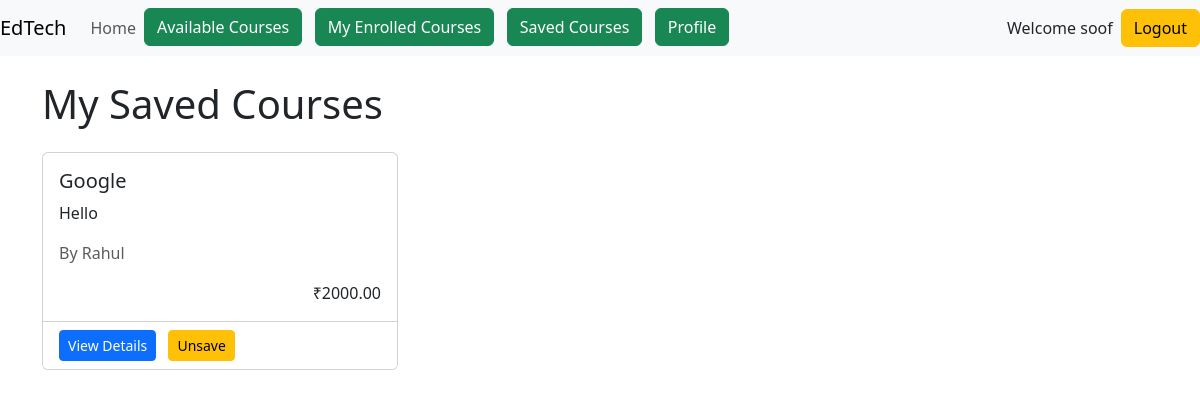
The page /courses/saved/ (signed in) on the database its author committed.
### accounts/models.py (models this page shows, shortened)
class User(AbstractUser):
    name = models.CharField(max_length=70, default='name')
    contact = models.CharField(max_length=13)
    user_type = models.CharField(
        max_length=1,
        choices=(
            ('I', "Instructor"),
            ('S', "Student"),
        ),
    )

### courses/models.py (models this page shows, shortened)
class SavedCourse(models.Model):
    course = models.ForeignKey(Course, on_delete=models.CASCADE)
    student = models.ForeignKey(User, on_delete=models.CASCADE)
    saved_on = models.DateTimeField(auto_now_add=True)
    class Meta:
        unique_together = ('course', 'student')

class Course(models.Model):
    instructor = models.ForeignKey(User, on_delete=models.CASCADE)
    title = models.CharField(max_length=200)
    description = models.TextField()
    category = models.CharField(max_length=100)
    price = models.DecimalField(max_digits=10, decimal_places=2)
    start_date = models.DateField()
    end_date = models.DateField()
    created_at = models.DateTimeField(auto_now_add=True)
    image = models.ImageField(upload_to='course_images/', blank=True, null=True)

### courses/views.py (the view)
# urls.py: path('saved/', views.saved_courses, name='saved_courses'),
@login_required
def saved_courses(request):
    if not is_student(request.user):
        messages.error(request, "Only students can view saved courses.")
        return redirect('home')
    saved_courses = SavedCourse.objects.filter(student=request.user)
    return render(request, 'courses/saved_courses.html', {'saved_courses': saved_courses})

### courses/views.py (called while the page is built)
def is_student(user):
    return user.is_authenticated and user.user_type == 'S'

### courses/templates/courses/saved_courses.html (shortened to what this page needs)
{% extends "base.html" %}
{% block main %}
<div class="container mt-4">
    <h1 class="mb-4">My Saved Courses</h1>
    <div class="row">
        {% for saved_course in saved_courses %}
        <div class="col-md-4 mb-4">
            <div class="card h-100">
                <div class="card-body">
                    <h5 class="card-title">{{ saved_course.course.title }}</h5>
                    <p class="card-text">{{ saved_course.course.description|truncatewords:20 }}</p>
                    <p class="text-muted">By {{ saved_course.course.instructor.username }}</p>
                    <span class="float-end">₹{{ saved_course.course.price }}</span>
                </div>
                <div class="card-footer bg-white">
                    <a href="{% url 'course_detail' saved_course.course.id %}" class="btn btn-sm btn-primary">View Details</a>
                    <form action="{% url 'toggle_save_course' saved_course.course.id %}" method="POST" class="d-inline ms-2">
                        <button type="submit" class="btn btn-sm btn-warning">Unsave</button>
                    </form>
                </div>
            </div>
        </div>
        {% endfor %}
    </div>
</div>
{% endblock main %}

### templates/base.html (shortened to what this page needs)
<!doctype html>
<html lang="en">
    <head>
        <link
            href="https://cdn.jsdelivr.net/npm/bootstrap@5.3.2/dist/css/bootstrap.min.css"
            rel="stylesheet"
        />
    </head>
    <body>
        <header>
             <nav class="navbar navbar-expand-md navbar-light bg-light">
                <a class="navbar-brand" href="{% url 'home' %}">EdTech</a>
                <div class="collapse navbar-collapse" id="collapsibleNavId">
                    <ul class="navbar-nav mr-auto mt-2 mt-lg-0">
                        <li class="nav-item active">
                            <a class="nav-link" href="{% url "home" %}">Home </a>
                        </li>
                        {% if request.user.is_authenticated %}
                            {% if request.user.user_type == 'I' %}
                                <li class="nav-item">
                                     <a class="btn btn-success" href="{% url 'course_create'%}"> Post Course </a>
                                </li>
                                &nbsp;
                                &nbsp;
                                <li class="nav-item">
                                    <a class="btn btn-success" href="{% url 'my_courses' %}"> My Courses </a>
                                </li>
                            {% elif request.user.user_type == 'S' %}
                                <li class="nav-item">
                                 <a class="btn btn-success" href="{% url 'course_list'%}"> Available Courses </a>
                                </li>
                                <li class="nav-item">
                                    <a class="btn btn-success" href="{% url 'my_enrolled_courses'%}"> My Enrolled Courses </a>
                                </li>
                                <li class="nav-item">
                                    <a class="btn btn-success" href="{% url 'saved_courses' %}"> Saved Courses </a>
                                </li>
                            {% endif %}
                            <li class="nav-item">
                                <a class="btn btn-success" href="{% url 'profile_details' %}"> Profile </a>
                            </li>
                        {% endif %}
                    </ul>
                </div>
                <ul class="navbar-nav ml-auto mt-2 mt-lg-0">
                    {% if not request.user.is_authenticated %}
                        <li class="nav-item" style="list-style-type:none;">
                             <a class="btn btn-success" href="{% url 'login'%}"> Login </a>
                        </li>
                        &nbsp;
                        &nbsp;
                        <li class="nav-item" style="list-style-type:none;">
                            <a class="btn btn-success" href="{% url 'register'%}"> Register </a>
                        </li>
                    {% else %}
                        <p class="my-auto me-2"> Welcome {{request.user.username}}</p>
                        <a class="btn btn-warning" href="{% url "logout" %}">Logout</a>
                    {% endif %}
                </ul>
             </nav>
        </header>
        <main>
            {% block main %}
            {% endblock main %}
        </main>
    </body>
</html>

### rows shown on the page
User: user.username "soof"
SavedCourse: course "Google", course.description "Hello", course.instructor.username "Rahul", course.price "2000.00"
